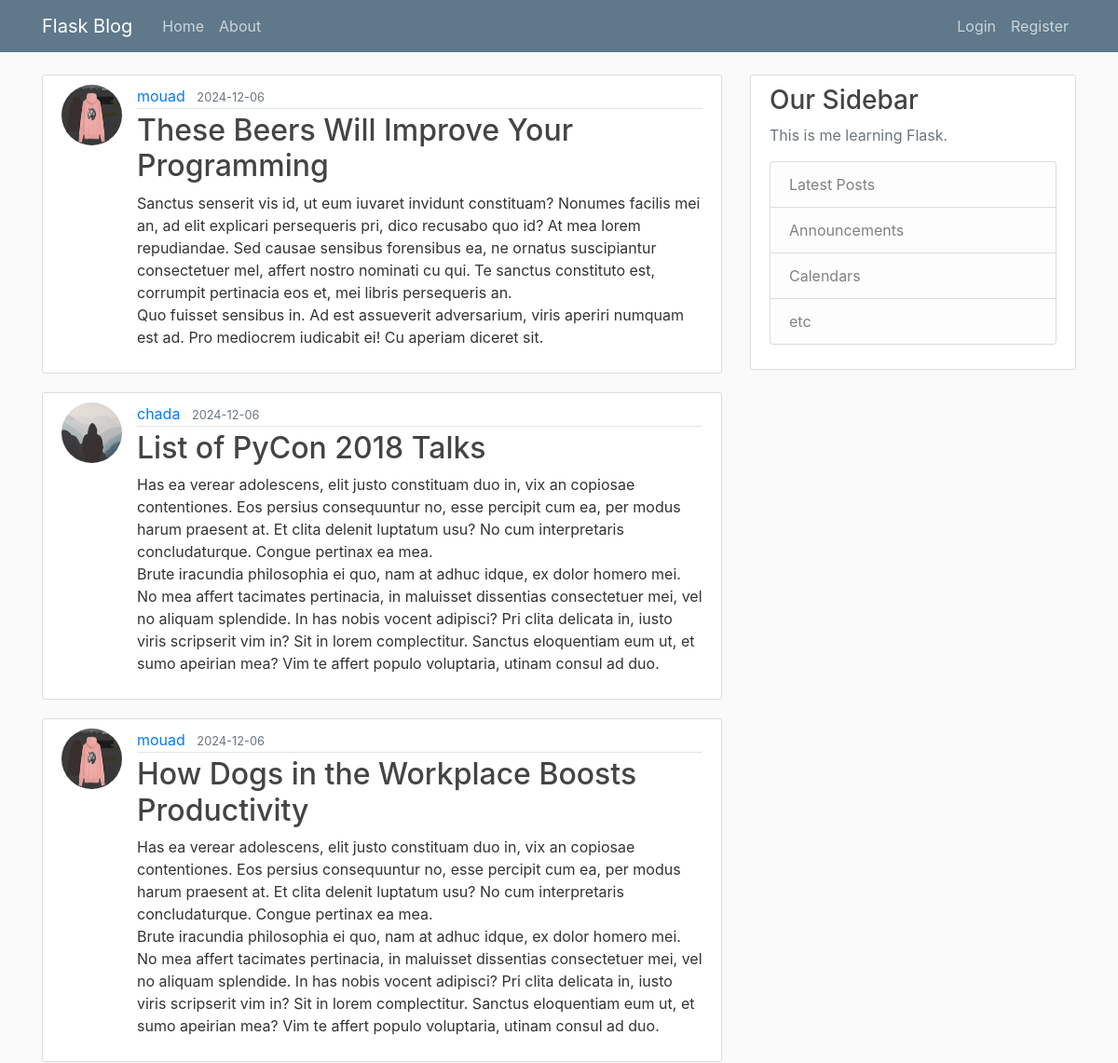
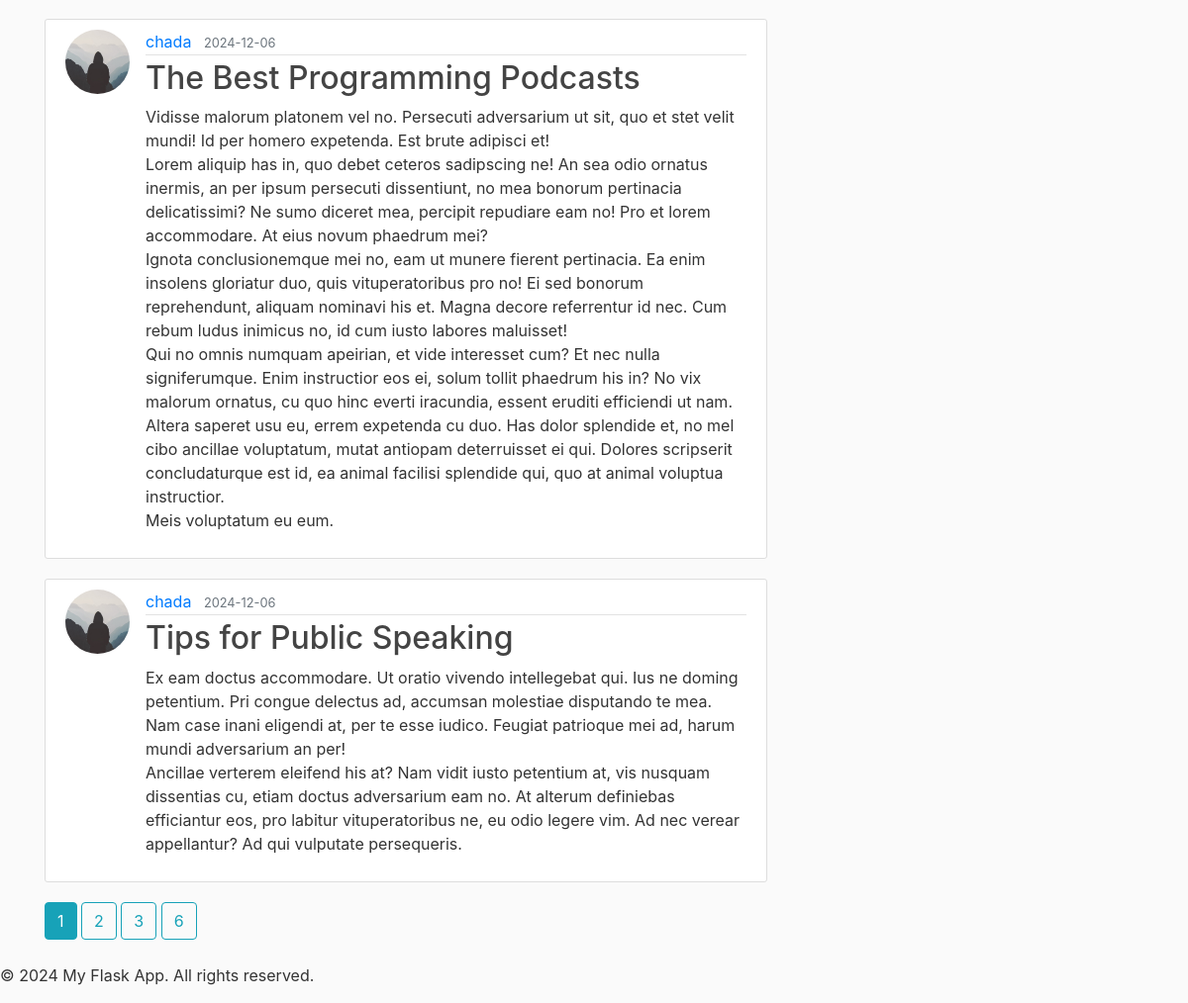
The page /home on the database its author committed (2 pictures, top to bottom).
### flaskblog/models.py (models this page shows, shortened)
class Post(db.Model):
    id = db.Column(db.Integer, primary_key=True)
    title = db.Column(db.String(100), nullable=False)
    date_posted = db.Column(db.DateTime, nullable=False, default=datetime.utcnow)
    content = db.Column(db.Text, nullable=False)
    user_id = db.Column(db.Integer, db.ForeignKey('user.id'), nullable=False)

class User(db.Model, UserMixin):
    id = db.Column(db.Integer, primary_key=True)
    username = db.Column(db.String(20), unique=True, nullable=False)
    email = db.Column(db.String(120), unique=True, nullable=False)
    image_file = db.Column(db.String(20), nullable=False, default='default.jpg')
    password = db.Column(db.String(60), nullable=False)
    posts = db.relationship('Post', backref='author', lazy=True)

### flaskblog/main/routes.py (the view)
@main.route("/")
@main.route("/home")
def home():
    page = request.args.get('page', 1, type=int)
    posts = Post.query.order_by(Post.date_posted.desc()).paginate(page=page, per_page=5)
    return render_template('home.html', posts=posts)

### flaskblog/templates/home.html (shortened to what this page needs)
{% extends "base.html" %}
{% block content %}
    {% for post in posts.items %}
        <article class="media content-section">
        <img class="rounded-circle article-img" src="{{url_for('static', filename='profile_pics/' + post.author.image_file) }}">
          <div class="media-body">
            <div class="article-metadata">
              <a class="mr-2" href="{{ url_for('users.user_posts',username=post.author.username)}}">{{ post.author.username }}</a>
              <small class="text-muted">{{ post.date_posted.strftime('%Y-%m-%d') }}</small>
            </div>
            <h2><a class="article-title" href="{{ url_for('posts.post', post_id=post.id) }}">{{ post.title }}</a></h2>
            <p class="article-content">{{ post.content }}</p>
          </div>
        </article>
    {% endfor %}
    {% for page_num in posts.iter_pages(left_edge=1, right_edge=1, left_current=1, right_current=2) %}
      {% if page_num %}
        {% if posts.page == page_num %}
          <a class="btn btn-info mb-4" href="{{ url_for('main.home', page=page_num) }}">{{ page_num }}</a>
        {% else %}
        <a class="btn btn-outline-info mb-4" href="{{ url_for('main.home', page=page_num) }}">{{ page_num }}</a>
        {% endif %}
      {% endif %}
    {% endfor %}
{% endblock %}

### flaskblog/static/style.css (style rules this page uses)
body { background: #fafafa; color: #333333; margin-top: 5rem; }
h1, h2, h3, h4, h5, h6 { color: #444444; }
.content-section { background: #ffffff; padding: 10px 20px; border: 1px solid #dddddd; border-radius: 3px; margin-bottom: 20px; }
.article-title { color: #444444; }
.article-content { white-space: pre-line; }
.article-img { height: 65px; width: 65px; margin-right: 16px; }
.article-metadata { padding-bottom: 1px; margin-bottom: 4px; border-bottom: 1px solid #e3e3e3 }

### rows shown on the page
Post: image_file (picture), author.username "mouad", date_posted "2024-12-06", title "These Beers Will Improve Your Programming", content "Sanctus senserit vis id, ut eum iuvaret invidunt constituam? Nonumes facilis mei an, ad elit explicari persequeris pri, dico recusabo quo id? At mea lorem repudiandae. Sed causae sensibus forensibus ea, ne ornatus suscipiantur consectetuer mel, affert nostro nominati cu qui. Te sanctus constituto est, corrumpit pertinacia eos et, mei libris persequeris an. Quo fuisset sensibus in. Ad est assueverit adversarium, viris aperiri numquam est ad. Pro mediocrem iudicabit ei! Cu aperiam diceret sit."
Post: image_file (placeholder picture), author.username "chada", date_posted "2024-12-06", title "List of PyCon 2018 Talks", content "Has ea verear adolescens, elit justo constituam duo in, vix an copiosae contentiones. Eos persius consequuntur no, esse percipit cum ea, per modus harum praesent at. Et clita delenit luptatum usu? No cum interpretaris concludaturque. Congue pertinax ea mea. Brute iracundia philosophia ei quo, nam at adhuc idque, ex dolor homero mei. No mea affert tacimates pertinacia, in maluisset dissentias consectetuer mei, vel no aliquam splendide. In has nobis vocent adipisci? Pri clita delicata in, iusto viris scripserit vim in? Sit in lorem complectitur. Sanctus eloquentiam eum ut, et sumo apeirian mea? Vim te affert populo voluptaria, utinam consul ad duo."
Post: image_file (picture), author.username "mouad", date_posted "2024-12-06", title "How Dogs in the Workplace Boosts Productivity", content "Has ea verear adolescens, elit justo constituam duo in, vix an copiosae contentiones. Eos persius consequuntur no, esse percipit cum ea, per modus harum praesent at. Et clita delenit luptatum usu? No cum interpretaris concludaturque. Congue pertinax ea mea. Brute iracundia philosophia ei quo, nam at adhuc idque, ex dolor homero mei. No mea affert tacimates pertinacia, in maluisset dissentias consectetuer mei, vel no aliquam splendide. In has nobis vocent adipisci? Pri clita delicata in, iusto viris scripserit vim in? Sit in lorem complectitur. Sanctus eloquentiam eum ut, et sumo apeirian mea? Vim te affert populo voluptaria, utinam consul ad duo."
Post: image_file (placeholder picture), author.username "chada", date_posted "2024-12-06", title "The Best Programming Podcasts", content "Vidisse malorum platonem vel no. Persecuti adversarium ut sit, quo et stet velit mundi! Id per homero expetenda. Est brute adipisci et! Lorem aliquip has in, quo debet ceteros sadipscing ne! An sea odio ornatus inermis, an per ipsum persecuti dissentiunt, no mea bonorum pertinacia delicatissimi? Ne sumo diceret mea, percipit repudiare eam no! Pro et lorem accommodare. At eius novum phaedrum mei? Ignota conclusionemque mei no, eam ut munere fierent pertinacia. Ea enim insolens gloriatur duo, quis vituperatoribus pro no! Ei sed bonorum reprehendunt, aliquam nominavi his et. Magna decore referrentur id nec. Cum rebum ludus inimicus no, id cum iusto labores maluisset! Qui no omnis numquam…"
Post: image_file (placeholder picture), author.username "chada", date_posted "2024-12-06", title "Tips for Public Speaking", content "Ex eam doctus accommodare. Ut oratio vivendo intellegebat qui. Ius ne doming petentium. Pri congue delectus ad, accumsan molestiae disputando te mea. Nam case inani eligendi at, per te esse iudico. Feugiat patrioque mei ad, harum mundi adversarium an per! Ancillae verterem eleifend his at? Nam vidit iusto petentium at, vis nusquam dissentias cu, etiam doctus adversarium eam no. At alterum definiebas efficiantur eos, pro labitur vituperatoribus ne, eu odio legere vim. Ad nec verear appellantur? Ad qui vulputate persequeris."

### other values the page prints
{{ page_num }} "1"
{{ page_num }} "2" "3" "6"
